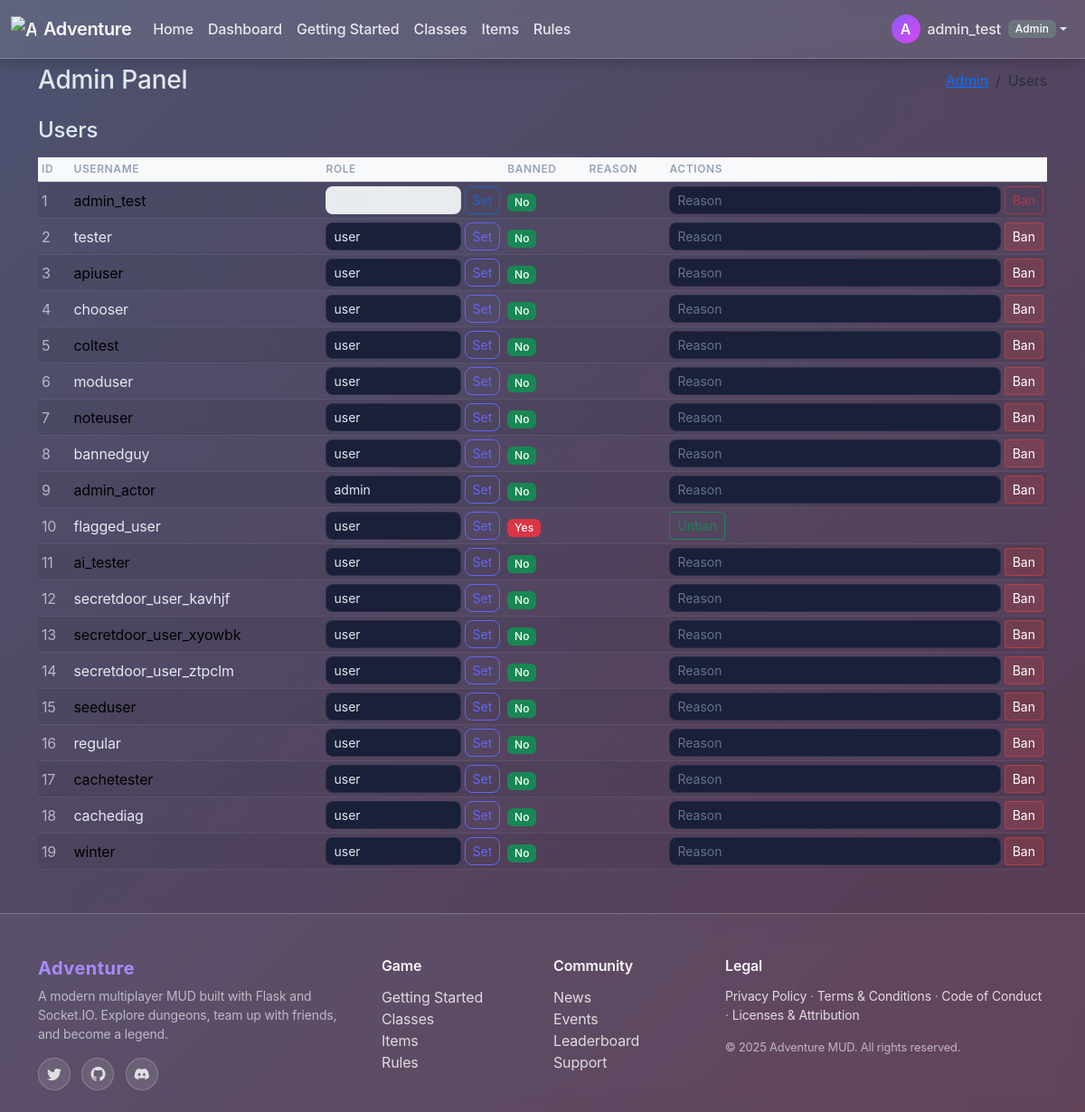
Before: /admin/users (signed in) with the older database file.
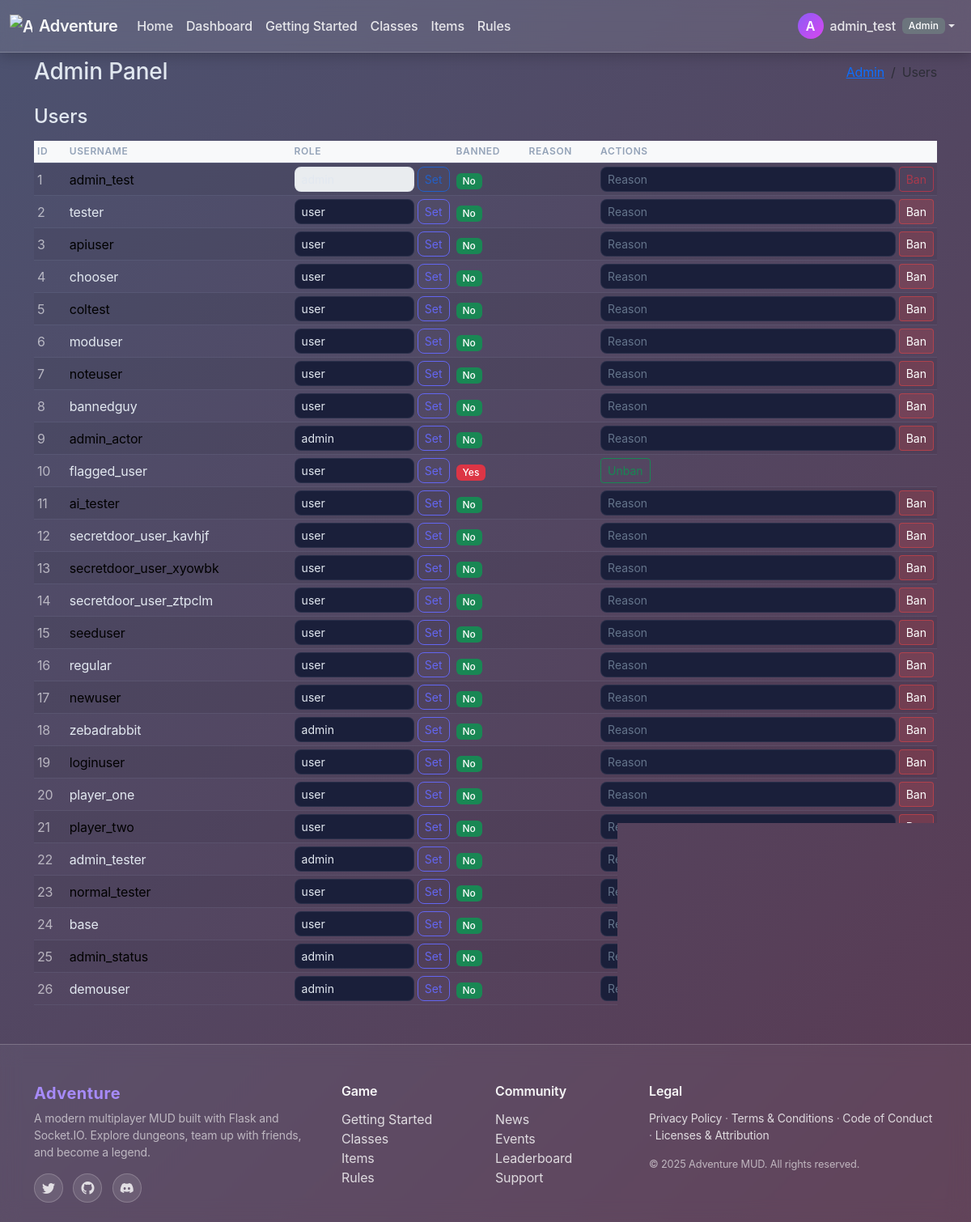
After: the same page with the newer database file.
### app/models/models.py (models this page shows, shortened)
class User(UserMixin, db.Model):
    id = db.Column(db.Integer, primary_key=True)
    username = db.Column(db.String(80), unique=True, nullable=False)
    password = db.Column(db.String(200), nullable=False)
    email = db.Column(db.String(120), nullable=True)
    role = db.Column(db.String(20), nullable=False, default="user")
    banned = db.Column(db.Boolean, nullable=False, default=False)
    ban_reason = db.Column(db.Text, nullable=True)
    notes = db.Column(db.Text, nullable=True)
    banned_at = db.Column(db.DateTime, nullable=True)
    muted = db.Column(db.Boolean, nullable=False, default=False)
    explored_tiles = db.Column(db.Text, nullable=True)

### app/routes/admin.py (the view)
@bp_admin.route("/users")
@admin_required
def users():
    page = max(1, int(request.args.get("page", 1)))
    per_page = 50
    q = User.query.order_by(User.id.asc())
    total = q.count()
    users = q.offset((page - 1) * per_page).limit(per_page).all()
    return render_template("admin_users.html", users=users, page=page, per_page=per_page, total=total)

### app/__init__.py (called while the page is built, shortened)
@login_manager.user_loader
def load_user(user_id):  # pragma: no cover - simple loader
    from app.models.models import User
    try:
        return db.session.get(User, int(user_id))
    except Exception:
        return None

@app.before_request
def _apply_rate_limit():  # pragma: no cover - integration side-effect
    path = request.path or ""
    if path.startswith("/socket.io/") or path.startswith("/static/"):
        return None
    if not path.startswith("/api/"):
        return None

def asset_url(filename: str) -> str:
    try:
        static_folder = pathlib.Path(app.static_folder or "static")
        file_path = static_folder / filename
        mtime = int(file_path.stat().st_mtime)
        return url_for("static", filename=filename) + f"?v={mtime}"
    except Exception:
        return url_for("static", filename=filename)

### app/routes/admin.py (called while the page is built)
def admin_required(fn: Callable):
    @wraps(fn)
    def wrapper(*args, **kwargs):
        wants_json = "application/json" in (request.headers.get("Accept") or "")
        if not current_user.is_authenticated:
            if wants_json:
                return {"error": "unauthorized"}, 401
            return redirect(url_for("auth.login"))
        if getattr(current_user, "role", "user") != "admin":
            if wants_json:
                return {"error": "forbidden"}, 403
            abort(403)
        return fn(*args, **kwargs)
    return login_required(wrapper)  # also stacks login_required for session refresh

### app/templates/admin_users.html (shortened to what this page needs)
{% extends 'admin_base.html' %}
{% block admin_breadcrumb %}<li class="breadcrumb-item active" aria-current="page">Users</li>{% endblock %}
{% block admin_content %}
<h2 class="h4 mb-3">Users</h2>
<div class="table-responsive">
    <table class="table table-sm table-striped align-middle">
        <thead class="table-light">
            <tr>
                <th>ID</th>
                <th>Username</th>
                <th>Role</th>
                <th>Banned</th>
                <th>Reason</th>
                <th>Actions</th>
            </tr>
        </thead>
        <tbody>
            {% for u in users %}
            <tr>
                <td class="text-muted">{{ u.id }}</td>
                <td>{{ u.username }}</td>
                <td>
                    <form method="post" action="{{ url_for('admin.update_user_role', user_id=u.id) }}"
                        class="d-flex gap-1">
                        <select name="role" class="form-select form-select-sm" {% if u.id==current_user.id %}disabled{%
                            endif %}>
                            {% for r in ['user','mod','admin'] %}
                            <option value="{{ r }}" {% if u.role==r %}selected{% endif %}>{{ r }}</option>
                            {% endfor %}
                        </select>
                        <button class="btn btn-sm btn-outline-primary" {% if u.id==current_user.id %}disabled{% endif
                            %}>Set</button>
                    </form>
                </td>
                <td>{% if u.banned %}<span class="badge bg-danger">Yes</span>{% else %}<span
                        class="badge bg-success">No</span>{% endif %}</td>
                <td class="small">{{ u.ban_reason or '' }}</td>
                <td>
                    <form method="post" action="{{ url_for('admin.ban_user', user_id=u.id) }}" class="d-flex gap-1">
                        {% if not u.banned %}
                        <input type="text" name="reason" placeholder="Reason" class="form-control form-control-sm" />
                        <button class="btn btn-sm btn-outline-danger" {% if u.id==current_user.id %}disabled{% endif
                            %}>Ban</button>
                        {% else %}
                        <button class="btn btn-sm btn-outline-success" >Unban</button>
                        {% endif %}
                    </form>
                </td>
            </tr>
            {% endfor %}
        </tbody>
    </table>
</div>
{% endblock %}

### app/templates/admin_base.html (shortened to what this page needs)
{% extends 'base.html' %}
{% block head %}
<link rel="stylesheet" href="{{ asset_url('css/glass-theme.css') }}">
{% endblock %}
{% block content %}
<div class="row mb-4">
    <div class="col-12 d-flex justify-content-between align-items-center">
        <h1 class="h3 mb-0">Admin Panel</h1>
        <nav aria-label="breadcrumb">
            <ol class="breadcrumb mb-0">
                <li class="breadcrumb-item"><a href="{{ url_for('admin.dashboard') }}">Admin</a></li>
                {% block admin_breadcrumb %}{% endblock %}
            </ol>
        </nav>
    </div>
</div>
{% block admin_content %}{% endblock %}
{% endblock %}

### app/templates/base.html (shortened to what this page needs)
<!DOCTYPE html>
<html lang="en" class="h-100">
<head>
  <link rel="stylesheet" href="https://cdn.jsdelivr.net/npm/bootstrap@5.3.2/dist/css/bootstrap.min.css">
  <link rel="stylesheet" href="{{ asset_url('css/base.css') }}">
  <link rel="stylesheet" href="/api/admin/themes/active/css">
  <link rel="stylesheet" href="{{ asset_url('css/app.css') }}">
  <link href="https://cdn.jsdelivr.net/npm/bootstrap-icons@1.11.1/font/bootstrap-icons.css" rel="stylesheet">
  {% block head %}{% endblock %}
</head>
<body class="d-flex flex-column min-vh-100">
  <header>
    {% if request.endpoint not in ['main.index', 'auth.login'] %}
    <nav class="navbar navbar-expand-md navbar-dark bg-dark fixed-top">
      <div class="container-fluid">
        <a class="navbar-brand d-flex align-items-center gap-2" href="{{ url_for('main.index') }}">
          <img src="{{ asset_url('iconography/treasure-map.svg') }}" alt="Adventure icon" width="28" height="28"
            class="d-inline-block align-text-top" />
          <span class="fw-semibold">Adventure</span>
        </a>
        <div class="collapse navbar-collapse" id="navbarMain">
          <ul class="navbar-nav me-auto mb-2 mb-md-0">
            <li class="nav-item">
              <a class="nav-link {% if request.endpoint == 'main.index' %}active{% endif %}"
                href="{{ url_for('main.index') }}">Home</a>
            </li>
            {% if current_user.is_authenticated %}
            <li class="nav-item">
              <a class="nav-link {% if request.endpoint == 'dashboard.dashboard' %}active{% endif %}"
                href="{{ url_for('dashboard.dashboard') }}">Dashboard</a>
            </li>
            {% endif %}
            <li class="nav-item">
              <a class="nav-link" href="#getting-started">Getting Started</a>
            </li>
            <li class="nav-item">
              <a class="nav-link" href="#classes">Classes</a>
            </li>
            <li class="nav-item">
              <a class="nav-link" href="#items">Items</a>
            </li>
            <li class="nav-item">
              <a class="nav-link" href="#rules">Rules</a>
            </li>
          </ul>
          <ul class="navbar-nav ms-auto mb-2 mb-md-0 align-items-center">
            {% if current_user.is_authenticated %}
            <li class="nav-item dropdown">
              <a class="nav-link dropdown-toggle d-flex align-items-center" href="#" id="userMenu" role="button"
                data-bs-toggle="dropdown" aria-expanded="false">
                <span class="avatar-circle me-2">{{ current_user.username[0]|upper }}</span>
                <span class="d-none d-sm-inline">{{ current_user.username }}</span>
                {% set user_role = (current_user.role if current_user.is_authenticated else 'user')|default('user',
                true) %}
                {% if user_role != 'user' %}
                <span class="badge bg-secondary ms-2 d-none d-md-inline">{{ user_role|capitalize }}</span>
                {% endif %}
              </a>
            </li>
            {% else %}
            <li class="nav-item"><a class="nav-link" href="{{ url_for('auth.login') }}">Login</a></li>
            <li class="nav-item"><a class="nav-link" href="{{ url_for('auth.register') }}">Register</a></li>
            {% endif %}
          </ul>
        </div>
      </div>
    </nav>
    {% endif %}
  </header>
  <main class="flex-shrink-0 {% if request.endpoint not in ['main.index', 'auth.login'] %}pt-5{% endif %}">
    <div class="container py-4">
      {% block content %}{% endblock %}
    </div>
  </main>
  {% include 'partials/footer.html' %}
</body>
</html>

### app/templates/partials/footer.html
<footer class="footer-dark mt-auto pt-5 pb-4">
  <div class="container">
    <div class="row g-4">
      <div class="col-12 col-md-4">
        <h5 class="brand">Adventure</h5>
        <p class="text-muted small mb-3">A modern multiplayer MUD built with Flask and Socket.IO. Explore dungeons, team up with friends, and become a legend.</p>
        <div class="footer-social">
          <a href="#" aria-label="Twitter" class="me-2"><i class="bi bi-twitter"></i></a>
          <a href="#" aria-label="GitHub" class="me-2"><i class="bi bi-github"></i></a>
          <a href="#" aria-label="Discord"><i class="bi bi-discord"></i></a>
        </div>
      </div>
      <div class="col-6 col-md-2">
        <h6 class="section-title">Game</h6>
        <ul class="list-unstyled">
          <li><a href="#">Getting Started</a></li>
          <li><a href="#">Classes</a></li>
          <li><a href="#">Items</a></li>
          <li><a href="#">Rules</a></li>
        </ul>
      </div>
      <div class="col-6 col-md-2">
        <h6 class="section-title">Community</h6>
        <ul class="list-unstyled">
          <li><a href="#">News</a></li>
          <li><a href="#">Events</a></li>
          <li><a href="#">Leaderboard</a></li>
          <li><a href="#">Support</a></li>
        </ul>
      </div>
      <div class="col-12 col-md-4">
        <h6 class="section-title">Legal</h6>
        <div class="small text-muted">
          <a href="{{ url_for('main.privacy') }}">Privacy Policy</a> ·
          <a href="{{ url_for('main.terms') }}">Terms & Conditions</a> ·
          <a href="{{ url_for('main.conduct') }}">Code of Conduct</a> ·
          <a href="{{ url_for('main.licenses') }}">Licenses & Attribution</a>
        </div>
        <p class="tiny text-muted mt-3">&copy; 2025 Adventure MUD. All rights reserved.</p>
      </div>
    </div>
  </div>
</footer>

### app/static/css/base.css (style rules this page uses)
:root { --mud-orange: #BA5624; --mud-grey: #C0C5C1; --mud-purple: #6C3A5C; --mud-dark: #153131; --mud-olive: #6F732F; --mud-bg: #10191a; --mud-bg-dark: #153131; --adv-ink: #0B0F12; --adv-ink-2: #12171C; --adv-crt: #1DF2A0; --adv-amber: #FFC857; --bs-primary: #5a3825; --bs-primary-rgb: 90, 56, 37; --bs-secondary: #8b4513; --bs-success: #2e7d32; --bs-danger: #c62828; --bs-warning: #f57c00; --bs-info: #0288d1; --class-fighter-bg: #7a3314; --class-fighter-fg: #f2e2d8; --class-fighter-border: #b44f21; --class-mage-bg: #1e3a5f; --class-mage-fg: #d4e2f4; --class-mage-border: #3a6ea5; --class-rogue-bg: #2d2a1e; --class-rogue-fg: #e8e4d0; --class-rogue-border: #7c7750; --class-cleric-bg: #4a3c2e; --class-cleric-fg: #f5f0e8; --class-cleric-border: #8f7a5c; --class-ranger-bg: #1f3d2c; --class-ranger-fg: #d9f0e3; --class-ranger-border: #4a7c5d; --class-druid-bg: #2e3d1f; --class-druid-fg: #e3f0d9; --class-druid-border: #5d7c4a; --footer-bg: #0f0f10; --footer-fg: #d7d7db; --footer-muted: #9aa0a6; --footer-accent: #ffb74d; }

### app/static/css/app.css (style rules this page uses)
:root { --adv-bg: #0a0e27; --adv-bg-secondary: #141937; --adv-surface: #1a1f3a; --adv-surface-hover: #232952; --adv-primary: #6366f1; --adv-primary-hover: #4f46e5; --adv-secondary: #8b5cf6; --adv-accent: #06b6d4; --adv-success: #10b981; --adv-warning: #f59e0b; --adv-danger: #ef4444; --adv-text: #e2e8f0; --adv-text-muted: #94a3b8; --adv-text-dim: #64748b; --adv-border: rgba(148, 163, 184, 0.12); --adv-border-hover: rgba(148, 163, 184, 0.24); --adv-shadow-sm: 0 1px 2px 0 rgba(0, 0, 0, 0.3); --adv-shadow: 0 4px 6px -1px rgba(0, 0, 0, 0.4), 0 2px 4px -1px rgba(0, 0, 0, 0.3); --adv-shadow-lg: 0 10px 15px -3px rgba(0, 0, 0, 0.5), 0 4px 6px -2px rgba(0, 0, 0, 0.3); }
:root { --bs-body-bg: var(--adv-bg); --bs-body-color: var(--adv-text); --bs-primary: var(--adv-primary); --bs-primary-rgb: 99, 102, 241; --bs-secondary: var(--adv-secondary); --bs-success: var(--adv-success); --bs-info: var(--adv-accent); --bs-warning: var(--adv-warning); --bs-danger: var(--adv-danger); --bs-light: var(--adv-surface); --bs-dark: var(--adv-bg-secondary); --bs-border-color: var(--adv-border); --bs-link-color: var(--adv-primary); --bs-link-hover-color: var(--adv-primary-hover); --bs-font-sans-serif: -apple-system, BlinkMacSystemFont, "Segoe UI", Roboto, "Helvetica Neue", Arial, sans-serif; }
body { background: linear-gradient(135deg, var(--adv-bg) 0%, var(--adv-bg-secondary) 100%); background-attachment: fixed; font-weight: 400; letter-spacing: -0.01em; }
.btn-outline-primary { --bs-btn-color: var(--adv-primary); --bs-btn-border-color: var(--adv-primary); --bs-btn-hover-bg: var(--adv-primary); --bs-btn-hover-color: white; border-radius: 0.5rem; }
.navbar-dark { background: rgba(26, 31, 58, 0.95) !important; backdrop-filter: blur(12px); border-bottom: 1px solid var(--adv-border); box-shadow: var(--adv-shadow); }
.navbar-brand { font-weight: 600; letter-spacing: -0.02em; }
.nav-link { font-weight: 500; transition: color 0.15s ease; }
.text-muted { color: var(--adv-text-muted) !important; }
.form-control, .form-select { background: var(--adv-surface); border: 1px solid var(--adv-border); color: var(--adv-text); border-radius: 0.5rem; transition: all 0.15s ease; }
.form-control::placeholder { color: var(--adv-text-dim); }
.table { --bs-table-bg: transparent; --bs-table-color: var(--adv-text); --bs-table-border-color: var(--adv-border); --bs-table-hover-bg: rgba(99, 102, 241, 0.05); }
.table thead th { border-bottom: 2px solid var(--adv-border); font-weight: 600; text-transform: uppercase; font-size: 0.75rem; letter-spacing: 0.05em; color: var(--adv-text-muted); }
.badge { font-weight: 500; padding: 0.35em 0.65em; border-radius: 0.375rem; letter-spacing: 0.01em; }

### app/templates/admin_base.html (style rules this page uses)
body { background: linear-gradient(135deg, #4c5270 0%, #5a3a52 100%); background-attachment: fixed; }

Changed rows visible on the page:
changed User id 17: username "cachetester" → "newuser"
changed User id 18: username "cachediag" → "zebadrabbit"; role "user" → "admin"
changed User id 19: username "winter" → "loginuser"
added User: id "20", username "player_one", role "user", banned "No"
added User: id "21", username "player_two", role "user", banned "No"
added User: id "22", username "admin_tester", role "admin", banned "No"
added User: id "23", username "normal_tester", role "user", banned "No"
added User: id "24", username "base", role "user", banned "No"
added User: id "25", username "admin_status", role "admin", banned "No"
added User: id "26", username "demouser", role "admin", banned "No"
